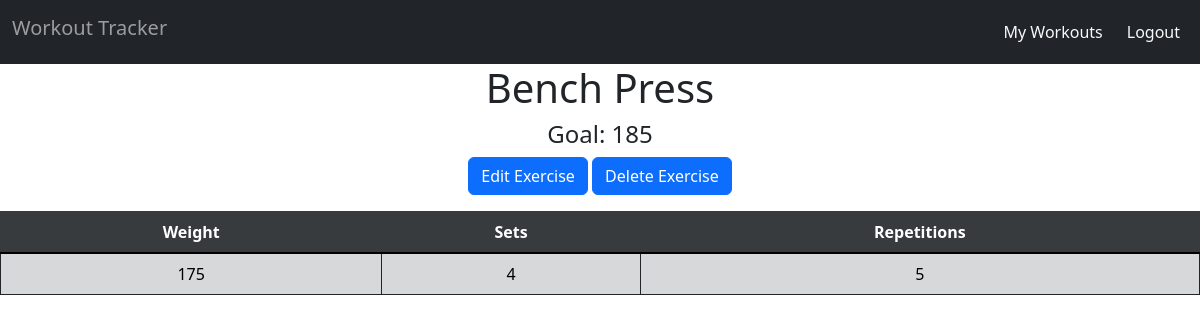
The app's page /exercises/1/ (signed in) with its own data.
### exercises/models.py (models this page shows, shortened)
class Exercise(models.Model):
    created_on = models.DateTimeField(auto_now_add=True)
    name = models.CharField(max_length=150)
    goal = models.CharField(max_length=200, default=0)
    sets = models.PositiveSmallIntegerField(default=0)
    reps = models.PositiveSmallIntegerField(default=0)
    weight = models.PositiveSmallIntegerField(default=0)
    met_goal = models.BooleanField(default=False)
    updated_on = models.DateTimeField(auto_now=True)
    workout = models.ForeignKey(
        "tracker.Workout",
        related_name="exercises",
        on_delete=models.CASCADE,
        null=True,
    )
    user = models.ForeignKey(
        settings.AUTH_USER_MODEL,
        related_name="exercises",
        on_delete=models.CASCADE,
    )

### exercises/views.py (the view)
# urls.py: path("<int:id>/", individual_exercise, name="individual_exercise"),
@login_required
def individual_exercise(request, id):
    exercise = get_object_or_404(Exercise, id=id)
    context = {
        "exercise": exercise,
    }
    return render(request, "exercises/individual_exercise.html", context)

### exercises/templates/exercises/individual_exercise.html (shortened to what this page needs)
{% extends 'base.html' %}
{% block content %}
    <div class="text-center">
        <h1>{{ exercise.name }}</h1>
        <h4>Goal: {{ exercise.goal }}</h4>
        <p>
            <a class="btn btn-primary" href="{% url 'edit_exercise' exercise.id %}">Edit Exercise</a>
            <a class="btn btn-primary" href="{% url 'delete_exercise' exercise.id %}">Delete Exercise</a>
        </p>
        <table class="table table-secondary table-striped table-hover table-bordered border-dark">
            <thead class="table-dark">
                <tr class="table-active">
                    <th scope="col">Weight</th>
                    <th scope="col">Sets</th>
                    <th scope="col">Repetitions</th>
                </tr>
            </thead>
            <tbody class="table-group-divider">
                <tr>
                    <td>{{ exercise.weight }}</td>
                    <td>{{ exercise.sets }}</td>
                    <td>{{ exercise.reps }}</td>
                </tr>
            </tbody>
        </table>
    </div>
{% endblock content %}

### records on screen
Exercise: name "Bench Press", goal "185", weight "175", sets "4", reps "5"
